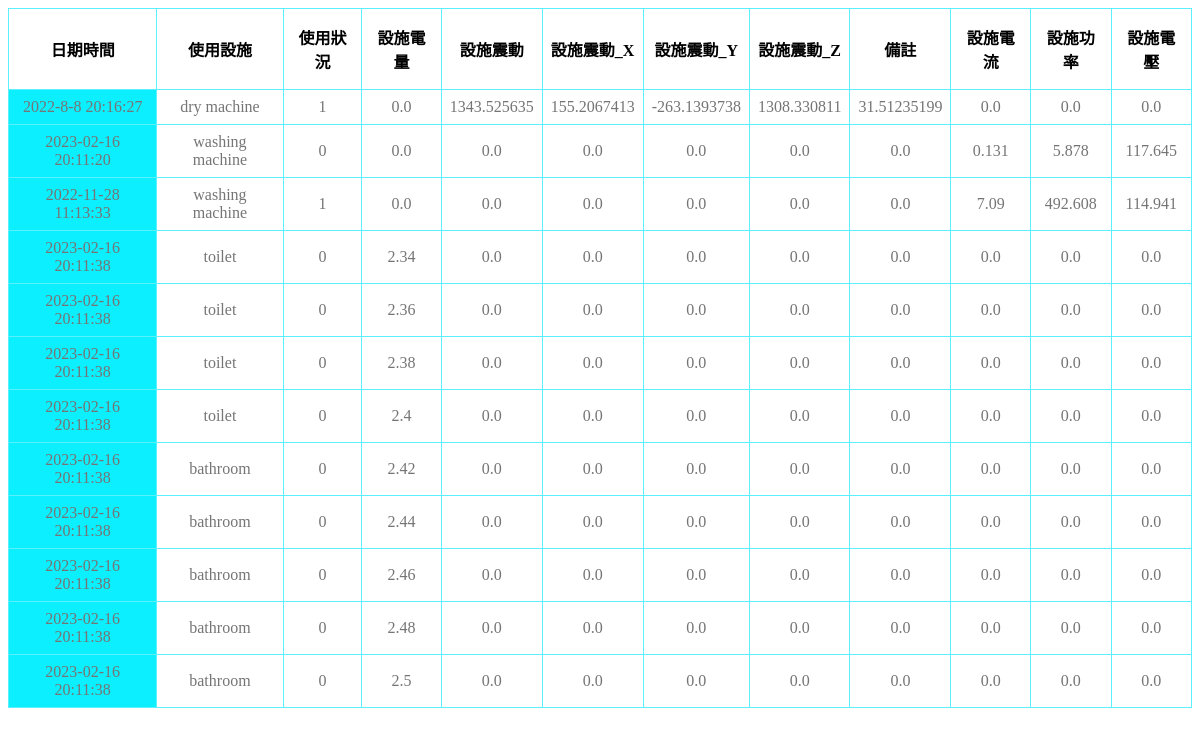
Before: /dorm/info1/ with the older database file.
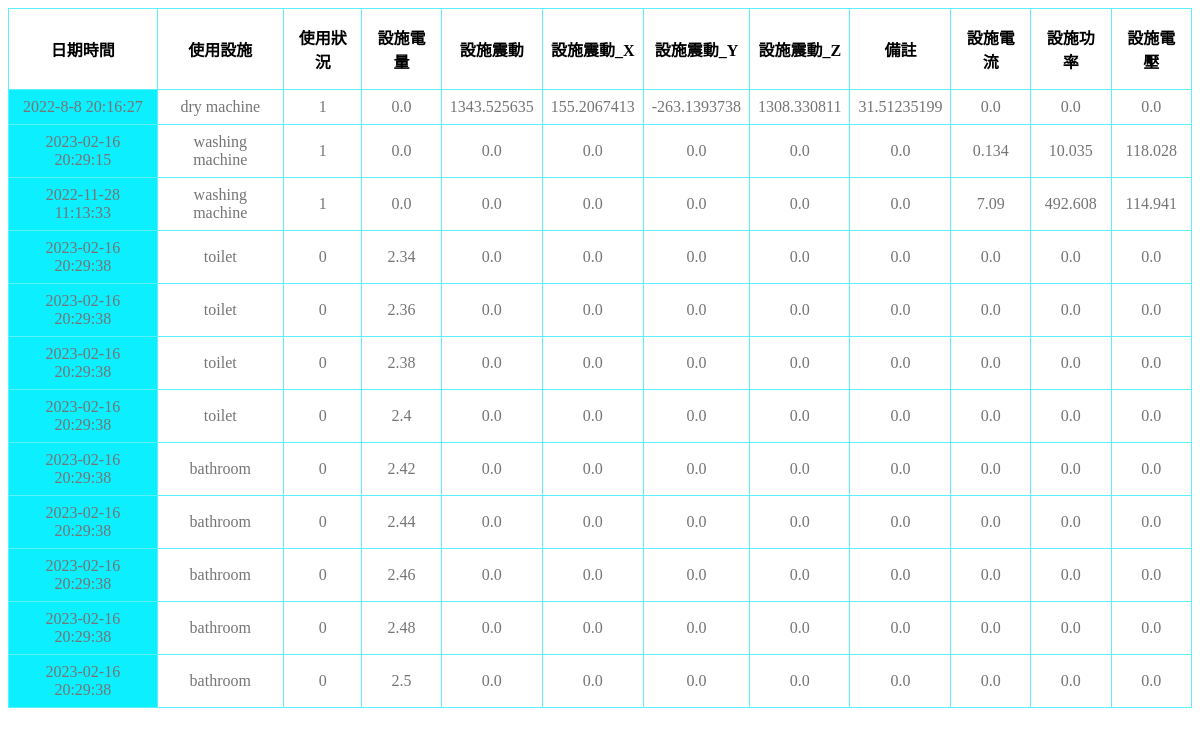
After: the same page with the newer database file.
### dorm/models.py (models this page shows, shortened)
class facilities_firstfloor(models.Model):
	Date = models.CharField(max_length = 30)
	facilities_name = models.CharField(max_length = 20)
	facilities_useage = models.CharField(max_length = 10)
	battery = models.FloatField()
	Acce_X = models.FloatField()
	Acce_Y = models.FloatField()
	Acce_Z = models.FloatField()
	Acce = models.FloatField()
	Temp = models.FloatField()
	Current = models.FloatField()
	Voltage = models.FloatField()
	Power = models.FloatField()

### dorm/views.py (the view)
# urls.py: path('info1/', views.FacilitiesViewSet1.get, name='dorm'),
    def get(request):
        template_name = 'dorm.html'
        queryset = facilities_firstfloor.objects.all()
        return render(request, template_name, {"context":queryset})

### dorm/templates/dorm.html (shortened to what this page needs)
<!DOCTYPE html>
<html lang="en">
<head>
    {% load static %}
    <link rel="stylesheet" href="{% static '/css/dorm.css' %}">
</head>
<body>
    {% load static %}
    <table>
        <thead>
            <tr>
                <th>日期時間</th>
                <th>使用設施</th>
                <th>使用狀況</th>
                <th>設施電量</th>
                <th>設施震動</th>
                <th>設施震動_X</th>
                <th>設施震動_Y</th>
                <th>設施震動_Z</th>
                <th>備註</th>
                <th>設施電流</th>
                <th>設施功率</th>
                <th>設施電壓</th>
            </tr>
        </thead>
        <tbody>
            {% for data in context%}
                <tr>
                    <td class='date'>{{ data.Date }}</td>
                    <td class='facilities name'>{{ data.facilities_name }}</td>
                    <td class='facilities useage'>{{ data.facilities_useage }}</td>
                    <td class='facilities battery'>{{ data.battery }}</td>
                    <td class='facilities Acce'>{{ data.Acce }}</td>
                    <td class='facilities Acce_X'>{{ data.Acce_X }}</td>
                    <td class='facilities Acce_Y'>{{ data.Acce_Y }}</td>
                    <td class='facilities Acce_Z'>{{ data.Acce_Z }}</td>
                    <td class='facilities Temp'>{{ data.Temp }}</td>
                    <td class='facilities Current'>{{ data.Current }}</td>
                    <td class='facilities Power'>{{ data.Power }}</td>
                    <td class='facilities Voltage'>{{ data.Voltage }}</td>
                </tr>
            {% endfor%}
        </tbody>
    </table>
</body>
</html>

### dorm/static/css/dorm.css (style rules this page uses)
table { border: 0; border-collapse: collapse; border-radius: 8px; width: 100%; }
th { border: solid 1px #5ceffe; padding: 16px 8px; }
td { border: solid 1px #5ceffe; text-align: center; padding: 8px; color: #757575; }
.date { background-color: #0ceffe; }

Changed rows visible on the page:
changed facilities_firstfloor (number 2 of 12 on the later page): Date "2023-02-16 20:11:20" → "2023-02-16 20:29:15"; facilities_useage "0" → "1"; Current "0.131" → "0.134"; Power "5.878" → "10.035"; Voltage "117.645" → "118.028"
changed facilities_firstfloor (number 4 of 12 on the later page): Date "2023-02-16 20:11:38" → "2023-02-16 20:29:38"
changed facilities_firstfloor (number 5 of 12 on the later page): Date "2023-02-16 20:11:38" → "2023-02-16 20:29:38"
changed facilities_firstfloor (number 6 of 12 on the later page): Date "2023-02-16 20:11:38" → "2023-02-16 20:29:38"
changed facilities_firstfloor (number 7 of 12 on the later page): Date "2023-02-16 20:11:38" → "2023-02-16 20:29:38"
changed facilities_firstfloor (number 8 of 12 on the later page): Date "2023-02-16 20:11:38" → "2023-02-16 20:29:38"
changed facilities_firstfloor (number 9 of 12 on the later page): Date "2023-02-16 20:11:38" → "2023-02-16 20:29:38"
changed facilities_firstfloor (number 10 of 12 on the later page): Date "2023-02-16 20:11:38" → "2023-02-16 20:29:38"
changed facilities_firstfloor (number 11 of 12 on the later page): Date "2023-02-16 20:11:38" → "2023-02-16 20:29:38"
changed facilities_firstfloor (number 12 of 12 on the later page): Date "2023-02-16 20:11:38" → "2023-02-16 20:29:38"
